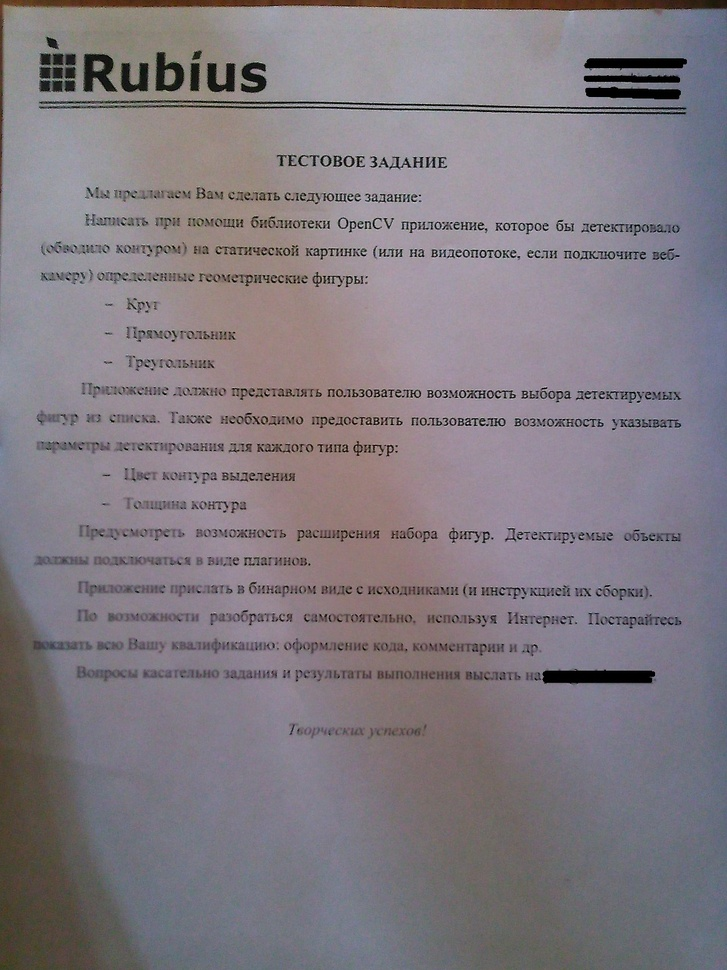
//> input picture task.jpg, 727 x 970 px, shrunk from 960 x 1280 before the run
$ ./corner_detect ../task.jpg   (built with g++ and OpenCV 4)
//> lines starting //> are read from the running program, lines starting //| are printed output that depends on the picture; after the words box and inside, x2 and y2 are one past the last pixel; in counts of white or black regions, pixels touching at a corner belong together
/*
http://docs.opencv.org/doc/tutorials/features2d/trackingmotion/generic_corner_detector/generic_corner_detector.html
*/
#include "opencv2/highgui/highgui.hpp"
#include "opencv2/imgproc/imgproc.hpp"
#include <iostream>
#include <stdio.h>
#include <stdlib.h>

using namespace cv;
using namespace std;

/// Global variables
Mat src, src_gray;
Mat myHarris_dst; Mat myHarris_copy; Mat Mc;
Mat myShiTomasi_dst; Mat myShiTomasi_copy;

int myShiTomasi_qualityLevel = 50;
int myHarris_qualityLevel = 50;
int max_qualityLevel = 100;

double myHarris_minVal; double myHarris_maxVal;
double myShiTomasi_minVal; double myShiTomasi_maxVal;

RNG rng(12345);

const char* myHarris_window = "My Harris corner detector";
const char* myShiTomasi_window = "My Shi Tomasi corner detector";

/// Function headers
void myShiTomasi_function( int, void* );
void myHarris_function( int, void* );

/**
 * @function main
 */
int main( int, char** argv )
{
  /// Load source image and convert it to gray
  src = imread( argv[1], 1 );
//> src is the input picture: 970 rows x 727 cols, CV_8UC3; mean B, G, R 129.9, 122.8, 129.9
  cvtColor( src, src_gray, COLOR_BGR2GRAY );
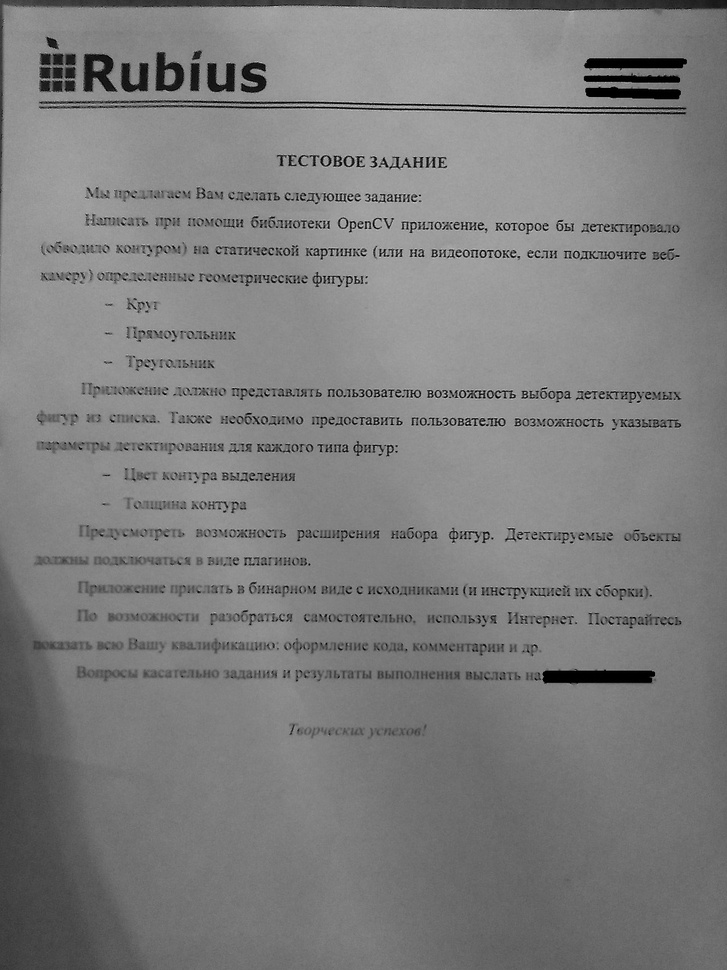
//> src_gray: 970 rows x 727 cols, CV_8UC1; min 0, max 222, mean 125.8

  /// Set some parameters
  int blockSize = 3; int apertureSize = 3;

  /// My Harris matrix -- Using cornerEigenValsAndVecs
  myHarris_dst = Mat::zeros( src_gray.size(), CV_32FC(6) );
  Mc = Mat::zeros( src_gray.size(), CV_32FC1 );

  cornerEigenValsAndVecs( src_gray, myHarris_dst, blockSize, apertureSize, BORDER_DEFAULT );

  /* calculate Mc */
  for( int j = 0; j < src_gray.rows; j++ )
     { for( int i = 0; i < src_gray.cols; i++ )
          {
            float lambda_1 = myHarris_dst.at<Vec6f>(j, i)[0];
            float lambda_2 = myHarris_dst.at<Vec6f>(j, i)[1];
            Mc.at<float>(j,i) = lambda_1*lambda_2 - 0.04f*pow( ( lambda_1 + lambda_2 ), 2 );
          }
     }
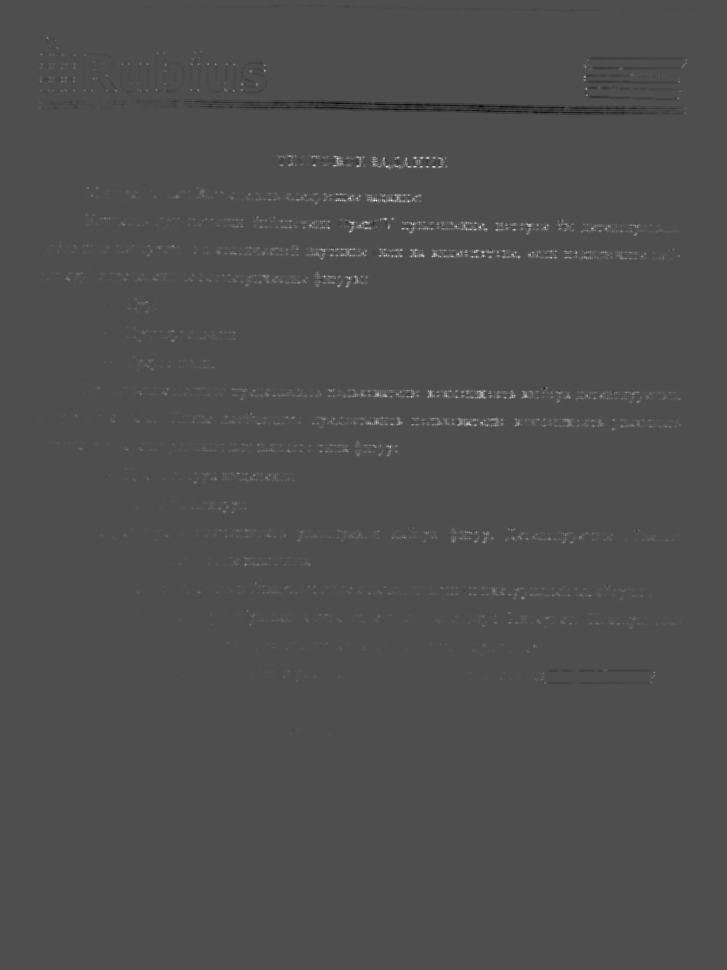
//> Mc: 970 rows x 727 cols, CV_32FC1; min -0.00518, max 0.0117, mean 3.08e-05; drawn with min black and max white

  minMaxLoc( Mc, &myHarris_minVal, &myHarris_maxVal, 0, 0, Mat() );
//> myHarris_minVal = -0.00518; myHarris_maxVal = 0.0117

  /* Create Window and Trackbar */
  namedWindow( myHarris_window, WINDOW_AUTOSIZE );
  createTrackbar( " Quality Level:", myHarris_window, &myHarris_qualityLevel, max_qualityLevel, myHarris_function );
  myHarris_function( 0, 0 );
//> after the loop in myHarris_function, `for( int j = 0; j < src_gray.rows; j++ )`:
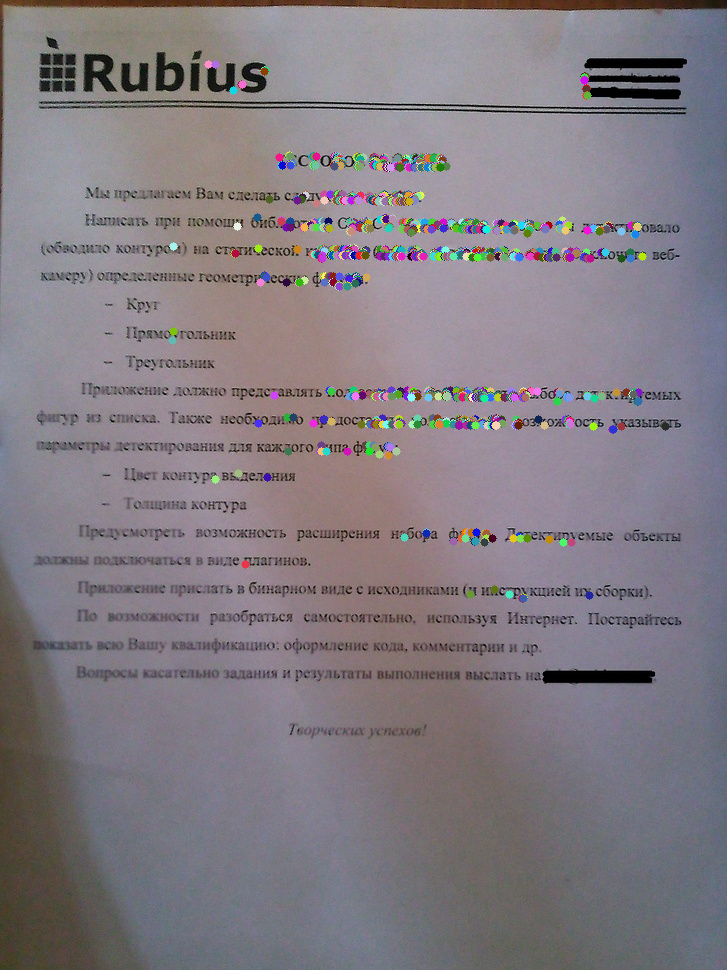
//> myHarris_copy: 970 rows x 727 cols, CV_8UC3; 2.83% of pixels changed, all inside (x1, y1, x2, y2) = (168, 60, 670, 603)

  /// My Shi-Tomasi -- Using cornerMinEigenVal
  myShiTomasi_dst = Mat::zeros( src_gray.size(), CV_32FC1 );
  cornerMinEigenVal( src_gray, myShiTomasi_dst, blockSize, apertureSize, BORDER_DEFAULT );
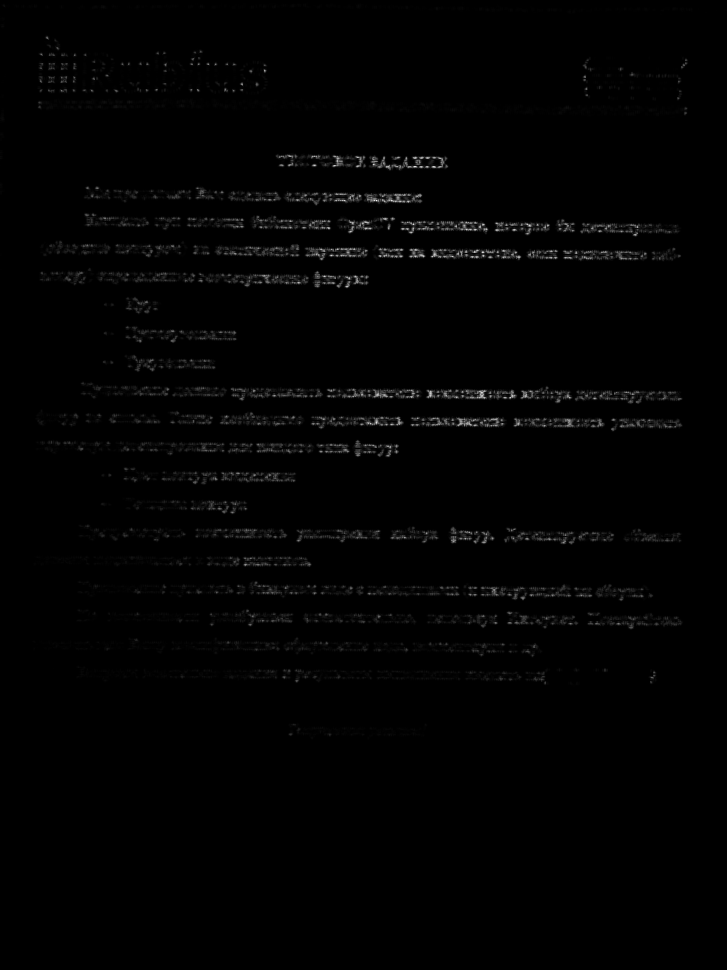
//> myShiTomasi_dst: 970 rows x 727 cols, CV_32FC1; min 0, max 0.107, mean 0.00107; drawn with min black and max white

  minMaxLoc( myShiTomasi_dst, &myShiTomasi_minVal, &myShiTomasi_maxVal, 0, 0, Mat() );
//> myShiTomasi_minVal = 0; myShiTomasi_maxVal = 0.107

  /* Create Window and Trackbar */
  namedWindow( myShiTomasi_window, WINDOW_AUTOSIZE );
  createTrackbar( " Quality Level:", myShiTomasi_window, &myShiTomasi_qualityLevel, max_qualityLevel, myShiTomasi_function );
  myShiTomasi_function( 0, 0 );

  waitKey(0);
  return(0);
}

/**
 * @function myShiTomasi_function
 */
void myShiTomasi_function( int, void* )
{
  myShiTomasi_copy = src.clone();

  if( myShiTomasi_qualityLevel < 1 ) { myShiTomasi_qualityLevel = 1; }

  for( int j = 0; j < src_gray.rows; j++ )
     { for( int i = 0; i < src_gray.cols; i++ )
          {
            if( myShiTomasi_dst.at<float>(j,i) > myShiTomasi_minVal + ( myShiTomasi_maxVal - myShiTomasi_minVal )*myShiTomasi_qualityLevel/max_qualityLevel )
              { circle( myShiTomasi_copy, Point(i,j), 4, Scalar( rng.uniform(0,255), rng.uniform(0,255), rng.uniform(0,255) ), -1, 8, 0 ); }
          }
     }
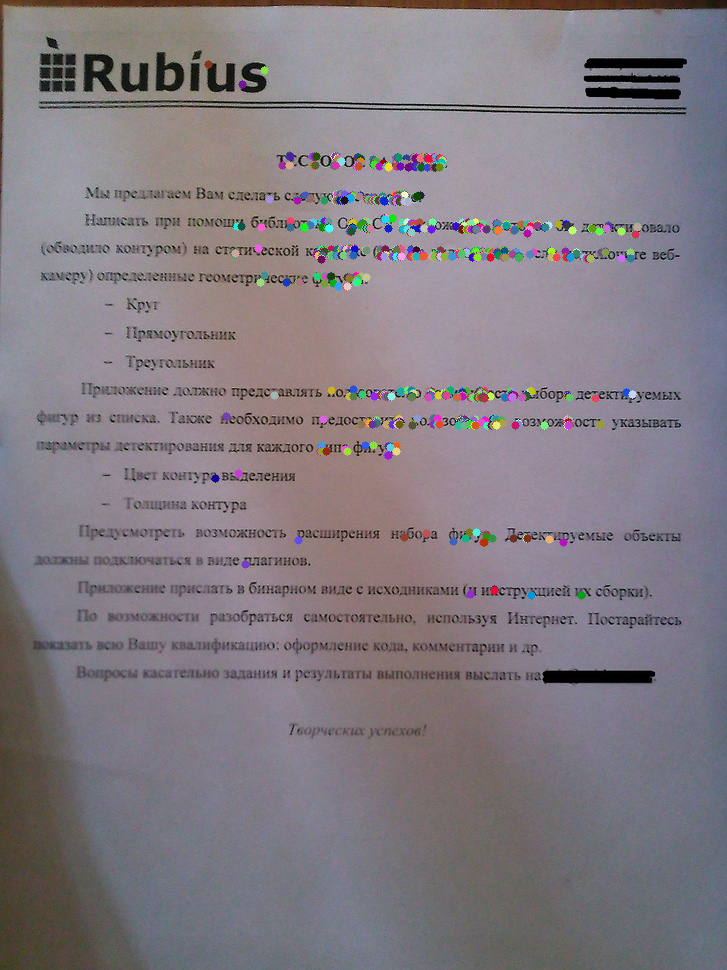
//> myShiTomasi_copy: 970 rows x 727 cols, CV_8UC3; 2.18% of pixels changed, all inside (x1, y1, x2, y2) = (204, 60, 642, 600)
  imshow( myShiTomasi_window, myShiTomasi_copy );
}

/**
 * @function myHarris_function
 */
void myHarris_function( int, void* )
{
  myHarris_copy = src.clone();

  if( myHarris_qualityLevel < 1 ) { myHarris_qualityLevel = 1; }

  for( int j = 0; j < src_gray.rows; j++ )
     { for( int i = 0; i < src_gray.cols; i++ )
          {
            if( Mc.at<float>(j,i) > myHarris_minVal + ( myHarris_maxVal - myHarris_minVal )*myHarris_qualityLevel/max_qualityLevel )
              { circle( myHarris_copy, Point(i,j), 4, Scalar( rng.uniform(0,255), rng.uniform(0,255), rng.uniform(0,255) ), -1, 8, 0 ); }
          }
     }
  imshow( myHarris_window, myHarris_copy );
}
